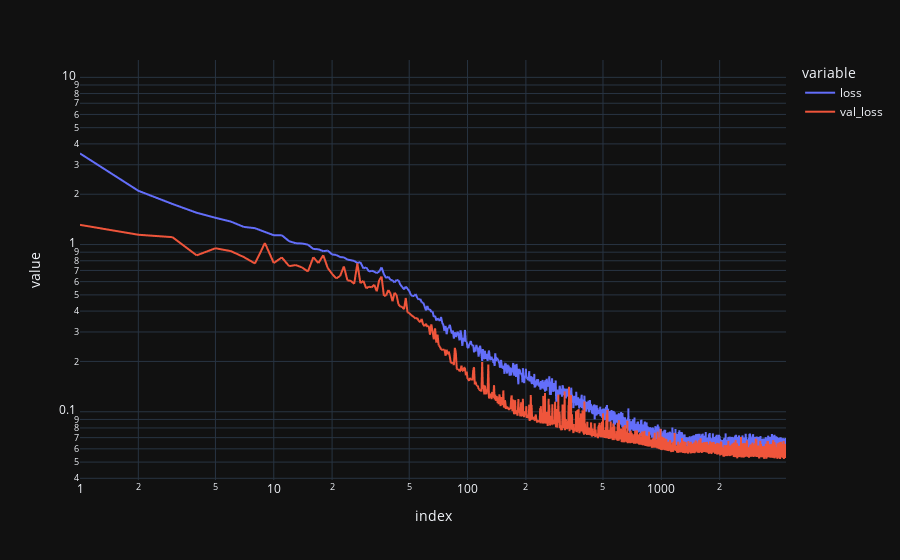
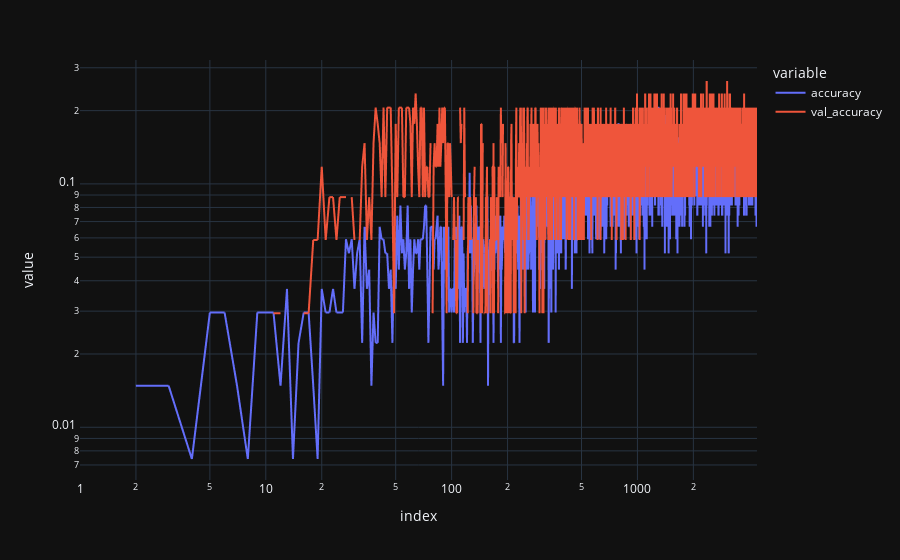

The code cell stored with these charts, in order, in its notebook:
### Code cell
px.line(history, y=['loss', 'val_loss'], log_y=True, log_x=True).show()
px.line(history, y=['accuracy', 'val_accuracy'], log_y=True, log_x=True).show()

### Figure 1 — Plotly figure (JSON) as saved in the notebook; plotly's stock layout.template omitted (floating-point values rounded to 4 significant figures; data arrays with more than 128 entries replaced by an {"elided": "..."} marker saying what was removed)
{"data": [{"hovertemplate": "variable=loss<br>index=%{x}<br>value=%{y}<extra></extra>", "legendgroup": "loss", "line": {"color": "#636efa", "dash": "solid"}, "marker": {"symbol": "circle"}, "mode": "lines", "name": "loss", "showlegend": true, "x": {"elided": "4401 int values"}, "xaxis": "x", "y": {"elided": "4401 float values"}, "yaxis": "y", "type": "scattergl"}, {"hovertemplate": "variable=val_loss<br>index=%{x}<br>value=%{y}<extra></extra>", "legendgroup": "val_loss", "line": {"color": "#EF553B", "dash": "solid"}, "marker": {"symbol": "circle"}, "mode": "lines", "name": "val_loss", "showlegend": true, "x": {"elided": "4401 int values"}, "xaxis": "x", "y": {"elided": "4401 float values"}, "yaxis": "y", "type": "scattergl"}], "layout": {"xaxis": {"anchor": "y", "domain": [0.0, 1.0], "title": {"text": "index"}, "type": "log"}, "yaxis": {"anchor": "x", "domain": [0.0, 1.0], "title": {"text": "value"}, "type": "log"}, "legend": {"title": {"text": "variable"}, "tracegroupgap": 0}, "margin": {"t": 60}}}

### Figure 2 — Plotly figure (JSON) as saved in the notebook; plotly's stock layout.template omitted (floating-point values rounded to 4 significant figures; data arrays with more than 128 entries replaced by an {"elided": "..."} marker saying what was removed)
{"data": [{"hovertemplate": "variable=accuracy<br>index=%{x}<br>value=%{y}<extra></extra>", "legendgroup": "accuracy", "line": {"color": "#636efa", "dash": "solid"}, "marker": {"symbol": "circle"}, "mode": "lines", "name": "accuracy", "showlegend": true, "x": {"elided": "4401 int values"}, "xaxis": "x", "y": {"elided": "4401 float values"}, "yaxis": "y", "type": "scattergl"}, {"hovertemplate": "variable=val_accuracy<br>index=%{x}<br>value=%{y}<extra></extra>", "legendgroup": "val_accuracy", "line": {"color": "#EF553B", "dash": "solid"}, "marker": {"symbol": "circle"}, "mode": "lines", "name": "val_accuracy", "showlegend": true, "x": {"elided": "4401 int values"}, "xaxis": "x", "y": {"elided": "4401 float values"}, "yaxis": "y", "type": "scattergl"}], "layout": {"xaxis": {"anchor": "y", "domain": [0.0, 1.0], "title": {"text": "index"}, "type": "log"}, "yaxis": {"anchor": "x", "domain": [0.0, 1.0], "title": {"text": "value"}, "type": "log"}, "legend": {"title": {"text": "variable"}, "tracegroupgap": 0}, "margin": {"t": 60}}}
